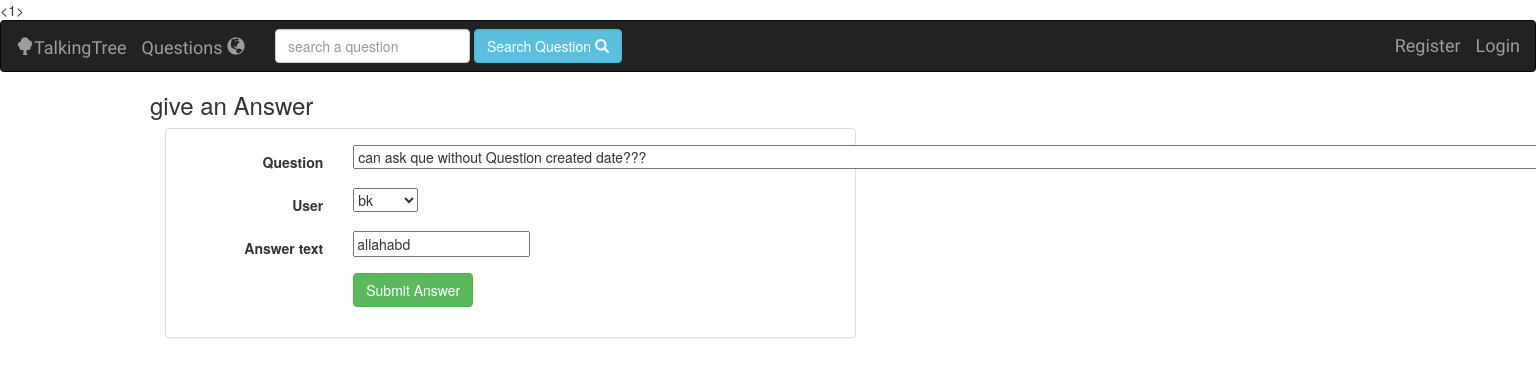
The app's page /talkingtree/answer/14/ with its own data.
### talkingtree/models.py (models this page shows, shortened)
class Answer(models.Model):
    question = models.ForeignKey(Question, on_delete=models.CASCADE)
    user = models.ForeignKey(User, on_delete=models.DO_NOTHING, default=None)
    answer_text = models.CharField(max_length=200)
    created_date = models.DateTimeField(default=datetime.now())
    class Meta:
        ordering = ['-id']

### talkingtree/views.py (the view)
# urls.py: url(r'^answer/(?P<pk>[0-9]+)/$', views.AnswerUpdate.as_view(), name='update-answer'),
class AnswerUpdate(UpdateView):
    model = Answer
    fields = ['question', 'user', 'answer_text']
    success_url = reverse_lazy('talkingtree:question')

### talkingtree/models.py (called while the page is built)
    def __str__(self):
        return self.question_text

### talkingtree/templates/talkingtree/answer_form.html (shortened to what this page needs)
 {% extends 'talkingtree/base.html' %}
 {%  block body %}
    <h3>give an Answer  </h3>
    <div class="container-fluid">
        <div class="row">
            <div class="col-sm-12 col-md-7">
                <div class="panel panel-default">
                    <div class="panel-body">
                        <form class="form-horizontal" action="" method="post">
                                {% include 'talkingtree/form-template.html' %}
                            <div class="form-group">
                                <div class="col-sm-offset-3 col-sm-8">
                                    <button class="btn btn-success" > Submit Answer</button>
                                </div>
                            </div>
                        </form>
                    </div>
                </div>
            </div>
        </div>
    </div>
 {% endblock %}

### talkingtree/templates/talkingtree/form-template.html (shortened to what this page needs)
{% for field in form %}
    <div class="form-group">
        <div class="col-sm-offset-2 col-sm-10">
        </div>
    <label class="control-label col-sm-3">{{ field.label }}</label>
    <div class="col-sm-9">{{ field }}</div>
    </div>
{% endfor %}

### records on screen
Answer: form "can ask que without Question created date???" "bk" "allahabd"

### other values on screen
{{ field.label }} "Question" "User" "Answer text"
